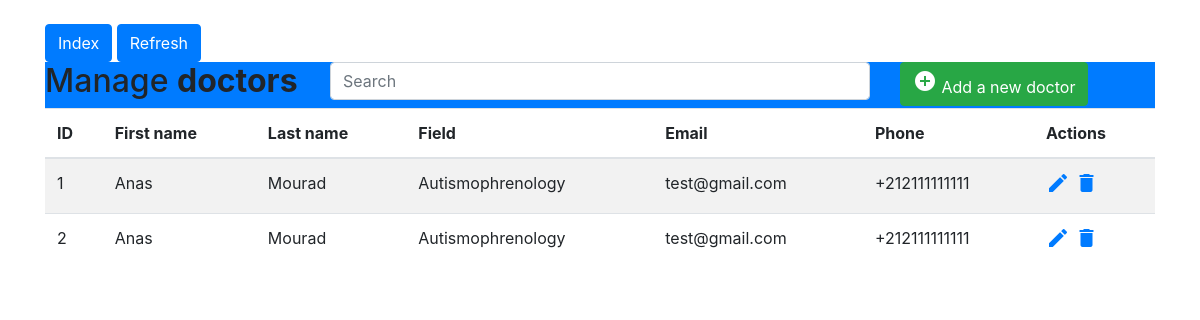
The app's page /doctors/ with its own data.
### hospital/models.py (models this page shows)
class Doctor(models.Model):
    first_name = models.CharField(max_length=30)
    last_name = models.CharField(max_length=30)
    field = models.CharField(max_length=20)
    email = models.EmailField()
    phone = models.CharField(max_length=20)

### hospital/views.py (the view, shortened to what this page needs)
# urls.py: path('doctors/', doctors, name='doctors'),
def doctors(request):
    doctors = Doctor.objects.all()
    query = request.GET.get('q')
    paginator = Paginator(doctors, 10)
    page_number = request.GET.get('page')
    page_obj = paginator.get_page(page_number)
    context = {
        'doctors': page_obj
    }
    return render(request, 'doctors/doctors.html', context)

### hospital/templates/doctors/doctors.html (shortened to what this page needs)
{% extends "base.html" %}
{% block content %}
<div class="container-xl">
	<a href="{% url 'index' %}" class="btn btn-primary mt-4">Index</a>
	<a href="{% url 'doctors' %}" class="btn btn-primary mt-4">Refresh</a>
	<div class="table-responsive">
		<div class="table-wrapper">
			<div class="table-title bg-primary">
				<div class="row">
					<div class="col-sm-3">
						<h2>Manage <b>doctors</b></h2>
					</div>
					<div class="col-sm-6">
						<form class="form my-2 my-lg-0" method="get" action="{% url 'doctors' %}">
							<input class="form-control mr-sm-2" type="search" placeholder="Search" aria-label="Search" name="q" value="{{ query }}">
						</form>
					</div>
					<div class="col-sm-3">
						<a href="{% url 'add_doctor' %}" class="btn btn-success"><i class="material-icons">&#xE147;</i> <span>Add a new doctor</span></a>
					</div>
				</div>
			</div>
			<table class="table table-striped table-hover">
				<thead>
					<tr>
						<th>ID</th>
						<th>First name</th>
						<th>Last name</th>
						<th>Field</th>
						<th>Email</th>
						<th>Phone</th>
						<th>Actions</th>
					</tr>
				</thead>
				<tbody>
					{% for doctor in doctors %}
					<tr>
						<td>{{doctor.id}}</td>
						<td>{{doctor.first_name}}</td>
						<td>{{doctor.last_name}}</td>
						<td>{{doctor.field}}</td>
						<td>{{doctor.email}}</td>
						<td>{{doctor.phone}}</td>
						<td>
							<a href="{% url 'edit_doctor' doctor.pk %}" class="edit"><i class="material-icons"
									title="Edit">&#xE254;</i></a>
							<a href="{% url 'delete_doctor' doctor.pk %}" class="delete"
								onclick="return confirm('Confirm doctor deletion.\nThis action cannot be undone!')"><i
									class="material-icons" title="Delete">&#xE872;</i></a>
						</td>
					</tr>
					{% endfor %}
				</tbody>
			</table>
		</div>
	</div>
</div>
{% endblock %}

### records on screen
Doctor: id "1", first_name "Anas", last_name "Mourad", field "Autismophrenology", email "test@gmail.com", phone "+212111111111"
Doctor: id "2", first_name "Anas", last_name "Mourad", field "Autismophrenology", email "test@gmail.com", phone "+212111111111"
